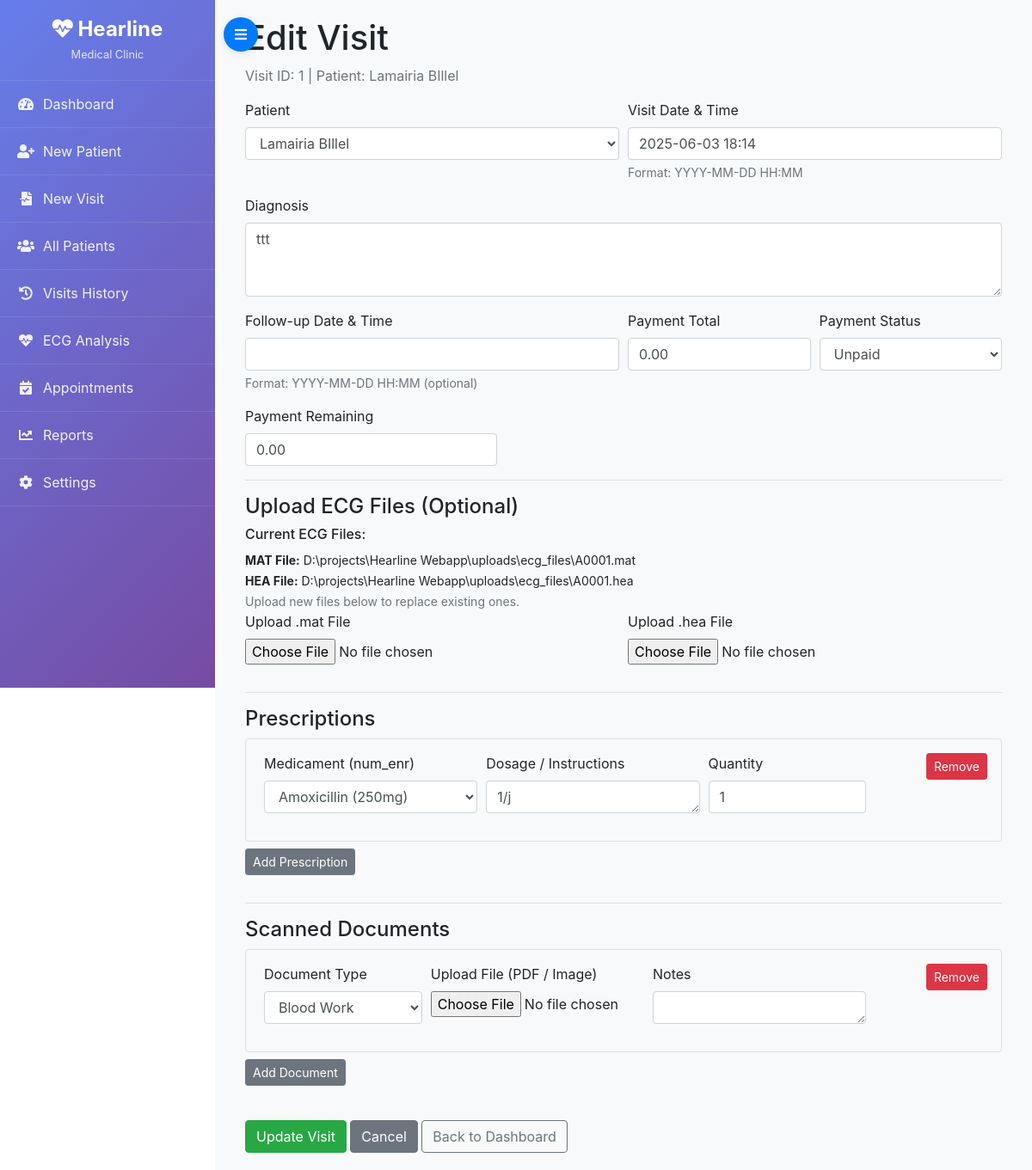
Page /visit/1/edit on the committed database.
### models.py (models this page shows)
class Visit(db.Model):
    __tablename__ = "visit"
    id               = db.Column(db.Integer, primary_key=True)
    appointment_id   = db.Column(db.Integer, db.ForeignKey("appointment.id"), nullable=True)
    patient_id       = db.Column(db.Integer, db.ForeignKey("patient.id"), nullable=False)
    doctor_id        = db.Column(db.Integer, db.ForeignKey("doctor.id"), nullable=True)
    visit_date       = db.Column(db.DateTime, nullable=False)
    diagnosis        = db.Column(db.Text, nullable=True)
    follow_up_date   = db.Column(db.DateTime, nullable=True)
    ecg_mat          = db.Column(db.String(256), nullable=True)   # Path to uploaded .mat
    ecg_hea          = db.Column(db.String(256), nullable=True)   # Path to uploaded .hea
    ecg_prediction   = db.Column(JSON, nullable=True)            # e.g. {"AF":0.12, ...}
    payment_total    = db.Column(db.Numeric(10, 2), default=0.00)
    payment_status   = db.Column(db.String(20), default="unpaid")  # "paid"/"partial"/"unpaid"
    payment_remaining= db.Column(db.Numeric(10, 2), default=0.00)
    created_at       = db.Column(db.DateTime, default=datetime.utcnow)
    updated_at       = db.Column(db.DateTime, default=datetime.utcnow, onupdate=datetime.utcnow)
    documents        = db.relationship("VisitDocument", backref="visit", lazy="dynamic")
    prescriptions    = db.relationship("Prescription", backref="visit", lazy="dynamic")

class Patient(db.Model):
    __tablename__ = "patient"
    id               = db.Column(db.Integer, primary_key=True)
    first_name       = db.Column(db.String(50), nullable=False)
    last_name        = db.Column(db.String(50), nullable=False)
    date_of_birth    = db.Column(db.Date, nullable=False)
    gender           = db.Column(db.String(10), nullable=False)  # e.g. "Male"/"Female"/"Other"
    address          = db.Column(db.Text, nullable=True)
    phone            = db.Column(db.String(20), nullable=True)
    email            = db.Column(db.String(120), nullable=True, unique=True)
    medical_history  = db.Column(db.Text, nullable=True)
    created_at       = db.Column(db.DateTime, default=datetime.utcnow)
    updated_at       = db.Column(db.DateTime, default=datetime.utcnow, onupdate=datetime.utcnow)
    visits           = db.relationship("Visit", backref="patient", lazy="dynamic")
    waiting_list     = db.relationship("WaitingListEntry", backref="patient", lazy="dynamic")

### app.py (the view, shortened to what this page needs)
@app.route("/visit/<int:visit_id>/edit", methods=["GET", "POST"])
def edit_visit(visit_id):
    visit = Visit.query.get_or_404(visit_id)
    form = VisitForm(obj=visit)
    form.patient_id.choices = [(p.id, f"{p.first_name} {p.last_name}") for p in Patient.query.order_by(Patient.first_name).all()]
    meds = Medicament.query.order_by(Medicament.nom_com).all()
    med_choices = [(m.num_enr, f"{m.nom_com} ({m.dosage}{m.unite})") for m in meds]
    existing_prescriptions = visit.prescriptions.all()
    if existing_prescriptions:
        while len(form.prescriptions.entries) > 0:
            form.prescriptions.pop_entry()
        for prescription in existing_prescriptions:
            pres_form = form.prescriptions.append_entry()
            pres_form.medicament_num_enr.choices = med_choices
            pres_form.medicament_num_enr.data = prescription.medicament_num_enr
            pres_form.dosage_instructions.data = prescription.dosage_instructions
            pres_form.quantity.data = prescription.quantity
    else:
        for subform in form.prescriptions:
            subform.medicament_num_enr.choices = med_choices
    existing_documents = visit.documents.all()
    for subform in form.prescriptions:
        subform.medicament_num_enr.choices = med_choices
    return render_template("forms/visit_edit_form.html", form=form, visit=visit)

### app.py
class PrescriptionForm(Form):
    medicament_num_enr = SelectField(
        "Medicament (num_enr)",
        choices=[],  # will populate in view
        validators=[validators.DataRequired()],
    )
    dosage_instructions = TextAreaField("Dosage / Instructions", validators=[validators.DataRequired()])
    quantity = IntegerField("Quantity", validators=[validators.DataRequired(), validators.NumberRange(min=1)])

### app.py (called while the page is built)
@app.template_filter('basename')
def basename_filter(path):
    if path:
        return os.path.basename(path)
    return ''

### templates/forms/visit_edit_form.html (shortened to what this page needs)
{% extends "base.html" %}
{% block content %}
<div class="container">
  <h1>Edit Visit</h1>
  <p class="text-muted">Visit ID: {{ visit.id }} | Patient: {{ visit.patient.first_name }} {{ visit.patient.last_name }}</p>
  <form method="POST" enctype="multipart/form-data">
    <div class="form-row">
      <div class="form-group col-md-6">
        {{ form.patient_id.label(class="form-label") }}
        {{ form.patient_id(class="form-control") }}
      </div>
      <div class="form-group col-md-6">
        {{ form.visit_date.label(class="form-label") }}
        {{ form.visit_date(class="form-control") }}
        <small class="form-text text-muted">Format: YYYY-MM-DD HH:MM</small>
      </div>
    </div>
    <div class="form-group">
      {{ form.diagnosis.label(class="form-label") }}
      {{ form.diagnosis(class="form-control", rows=3) }}
    </div>
    <div class="form-row">
      <div class="form-group col-md-6">
        {{ form.follow_up_date.label(class="form-label") }}
        {{ form.follow_up_date(class="form-control") }}
        <small class="form-text text-muted">Format: YYYY-MM-DD HH:MM (optional)</small>
      </div>
      <div class="form-group col-md-3">
        {{ form.payment_total.label(class="form-label") }}
        {{ form.payment_total(class="form-control") }}
      </div>
      <div class="form-group col-md-3">
        {{ form.payment_status.label(class="form-label") }}
        {{ form.payment_status(class="form-control") }}
      </div>
    </div>
    <div class="form-group col-md-4 px-0">
      {{ form.payment_remaining.label(class="form-label") }}
      {{ form.payment_remaining(class="form-control") }}
    </div>
    <hr>
    <h4>Upload ECG Files (Optional)</h4>
    {% if visit.ecg_mat or visit.ecg_hea %}
      <div class="current-file-info">
        <h6>Current ECG Files:</h6>
        {% if visit.ecg_mat %}
          <small><strong>MAT File:</strong> {{ visit.ecg_mat|basename }}</small><br>
        {% endif %}
        {% if visit.ecg_hea %}
          <small><strong>HEA File:</strong> {{ visit.ecg_hea|basename }}</small><br>
        {% endif %}
        <small class="text-muted">Upload new files below to replace existing ones.</small>
      </div>
    {% endif %}
    <div class="form-row">
      <div class="form-group col-md-6">
        {{ form.ecg_mat.label(class="form-label") }}
        {{ form.ecg_mat(class="form-control-file", id="ecg_mat_file") }}
      </div>
      <div class="form-group col-md-6">
        {{ form.ecg_hea.label(class="form-label") }}
        {{ form.ecg_hea(class="form-control-file", id="ecg_hea_file") }}
      </div>
    </div>
    <hr>
    <h4>Prescriptions</h4>
    <div id="prescriptions-container">
      {% for pres_sub in form.prescriptions %}
        <div class="prescription-row border rounded p-3 mb-2">
          <button type="button" class="btn btn-sm btn-danger float-right"
                  onclick="removePrescription(this)">Remove</button>
          <div class="form-row">
            <div class="form-group col-md-4">
              {{ pres_sub.medicament_num_enr.label(class="form-label") }}
              {{ pres_sub.medicament_num_enr(class="form-control") }}
            </div>
            <div class="form-group col-md-4">
              {{ pres_sub.dosage_instructions.label(class="form-label") }}
              {{ pres_sub.dosage_instructions(class="form-control", rows=1) }}
            </div>
            <div class="form-group col-md-3">
              {{ pres_sub.quantity.label(class="form-label") }}
              {{ pres_sub.quantity(class="form-control") }}
            </div>
          </div>
        </div>
      {% endfor %}
    </div>
    <button type="button" class="btn btn-sm btn-secondary mb-3" onclick="addPrescription()">Add Prescription</button>
    <hr>
    <h4>Scanned Documents</h4>
    <div id="documents-container">
      {% for doc_sub in form.documents %}
        <div class="document-row border rounded p-3 mb-2">
          <button type="button" class="btn btn-sm btn-danger float-right"
                  onclick="removeDocument(this)">Remove</button>
          <div class="form-row">
            <div class="form-group col-md-3">
              {{ doc_sub.doc_type.label(class="form-label") }}
              {{ doc_sub.doc_type(class="form-control") }}
            </div>
            <div class="form-group col-md-4">
              {{ doc_sub.file_path.label(class="form-label") }}
              {{ doc_sub.file_path(class="form-control-file") }}
            </div>
            <div class="form-group col-md-4">
              {{ doc_sub.notes.label(class="form-label") }}
              {{ doc_sub.notes(class="form-control", rows=1) }}
            </div>
          </div>
        </div>
      {% endfor %}
    </div>
    <button type="button" class="btn btn-sm btn-secondary mb-3" onclick="addDocument()">Add Document</button>
    <div class="mt-4">
      <button type="submit" class="btn btn-success">Update Visit</button>
      <a href="{{ url_for('visit_details', visit_id=visit.id) }}" class="btn btn-secondary">Cancel</a>
      <a href="{{ url_for('index') }}" class="btn btn-outline-secondary">Back to Dashboard</a>
    </div>
  </form>
</div>
{% endblock %}

### rows in the picture
Visit: id "1", patient_id "Lamairia BIllel", visit_date "2025-06-03 18:14", diagnosis "ttt", payment_total "0.00", payment_status "Unpaid", payment_remaining "0.00", ecg_mat|basename "D:\\projects\\Hearline Webapp\\uploads\\ecg_files\\A0001.mat", ecg_hea|basename "D:\\projects\\Hearline Webapp\\uploads\\ecg_files\\A0001.hea"
Patient: patient.first_name "Lamairia", patient.last_name "BIllel"

### other values in the picture
{{ pres_sub.medicament_num_enr.label(class="form-label") }} "Medicament (num_enr)"
{{ pres_sub.dosage_instructions.label(class="form-label") }} "Dosage / Instructions"
{{ pres_sub.quantity.label(class="form-label") }} "Quantity"
{{ doc_sub.doc_type.label(class="form-label") }} "Document Type"
{{ doc_sub.file_path.label(class="form-label") }} "Upload File (PDF / Image)"
{{ doc_sub.notes.label(class="form-label") }} "Notes"
